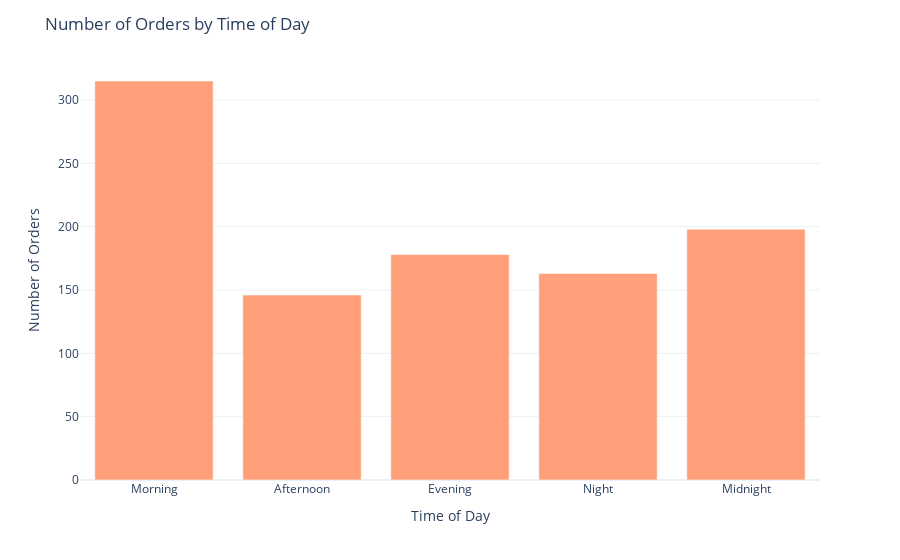

Source (notebook cell):
### Code cell
# Plot the number of orders by time of day
order_time = df['Order Time'].value_counts().reset_index()

order_time.columns = ['Order Time', 'Number of Orders']

order_time['Order Time'] = pd.Categorical(order_time['Order Time'], categories=['Morning', 'Afternoon', 'Evening', 'Night', 'Midnight'], ordered=True)

order_time = order_time.sort_values('Order Time')

fig = px.bar(order_time, x='Order Time', y='Number of Orders', labels={'Order Time': 'Time of Day', 'Number of Orders': 'Number of Orders'}, color_discrete_sequence=['#FFA07A'])

fig.update_layout(title='Number of Orders by Time of Day', template='plotly_white')
fig.show()

### Figure 1 — Plotly figure (JSON) as saved in the notebook; plotly's stock layout.template omitted (floating-point values rounded to 4 significant figures)
{"data": [{"alignmentgroup": "True", "hovertemplate": "Time of Day=%{x}<br>Number of Orders=%{y}<extra></extra>", "legendgroup": "", "marker": {"color": "#FFA07A", "pattern": {"shape": ""}}, "name": "", "offsetgroup": "", "orientation": "v", "showlegend": false, "textposition": "auto", "type": "bar", "x": ["Morning", "Afternoon", "Evening", "Night", "Midnight"], "xaxis": "x", "y": [315, 146, 178, 163, 198], "yaxis": "y"}], "layout": {"barmode": "relative", "legend": {"tracegroupgap": 0}, "margin": {"t": 60}, "title": {"text": "Number of Orders by Time of Day"}, "xaxis": {"anchor": "y", "domain": [0, 1], "title": {"text": "Time of Day"}}, "yaxis": {"anchor": "x", "domain": [0, 1], "title": {"text": "Number of Orders"}}}}
